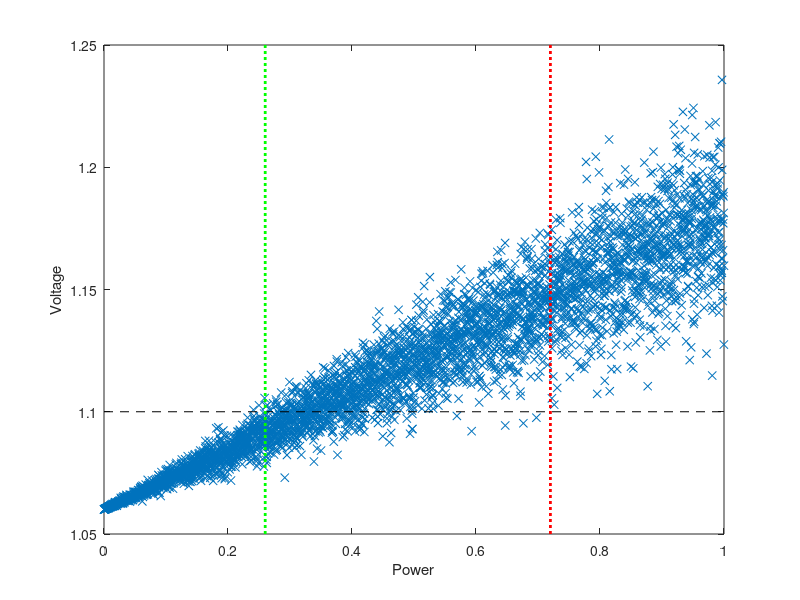

The MATLAB source for this figure:
clear all

FD = 'C:\Users\Matt\Documents\DPhil\malcolm_updates\wc181031\';

% fig = figure('Color','White','Position',[100 150 600 350]);
fig = figure('Color','White','Position',[100 150 400 350]);


Vp = 1.10;

rng('default')

FN = [FD,'full'];
x = linspace(0,1,4000);

y = 1.06 + 0.12*x + x.*0.02.*randn(size(x));
plot(x,y,'x')
hold on;
plot([0,1],[1,1]*Vp,'k--')

plot(0.26*[1,1],[1.05,1.25],'g:','Linewidth',2)
plot(0.72*[1,1],[1.05,1.25],'r:','Linewidth',2)

% FN = [FD,'methods'];
% subplot(121);
% nx = 4;
% nX = 1e3;

% x = linspace(1/nx,1,nx);
% X = ones(nX,1)*x;
% Y = 1.06 + 0.1*X + X.*0.02.*randn(size(X));

% boxplot(Y,x); hold on;
% plot([0,11],[1,1]*Vp,'k--')

% xlabel('Power');
% ylabel('Voltage');

% subplot(122);
% y = Vp;
% x = 0.26 + 0.08*abs(randn(1e3,1));

% boxplot(x,y,'orientation','horizontal'); hold on;
% plot([0,1],[1,1],'k--');
% axis([0,1,0,4]);
% yticks(linspace(0,4,9));
% yticklabels({'1.06','1.08','1.1','1.12','1.14','1.16','1.18','1.2','1.22'})



xlabel('Power');
ylabel('Voltage');

% export_fig(fig,FN);
% export_fig(fig,[FN,'.pdf'],'-dpdf');